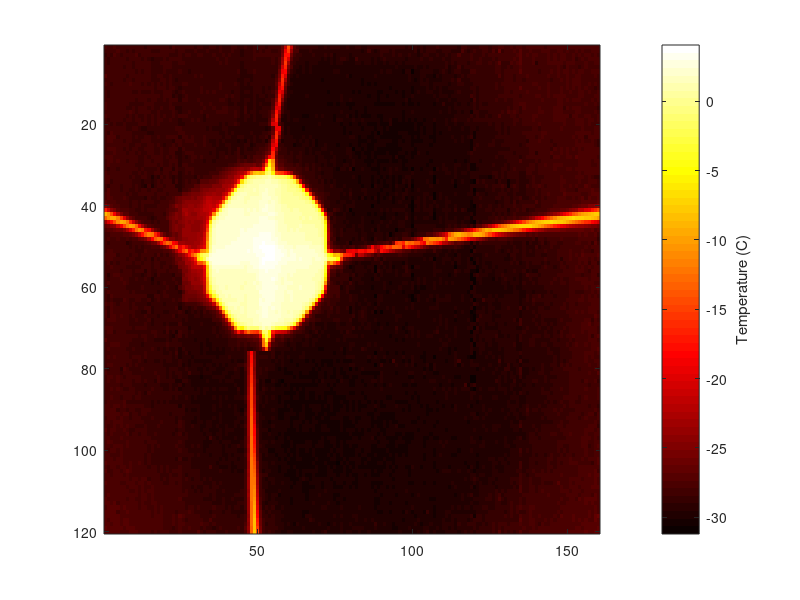

Recreate this plot in MATLAB.
%Michael Valentino-Manno
%Simple colormap generator

mahogany = csvread('radiometry45.csv'); %substitute the name of the csv file you want to plot
birch = size(mahogany,1);
ginko = size(mahogany,2);



for row = 1:birch %nested for loop goes through each value
    for col = 1:ginko
        temp = (mahogany(row,col) / 100) - 273; %converts into celsius
        mahogany(row,col) = temp;
    end
end

fig = figure('Name', 'Heatmap');

imagesc(mahogany);

maple = colorbar;      
ylabel(maple, 'Temperature (C)')
colormap('hot'); %colorscheme
